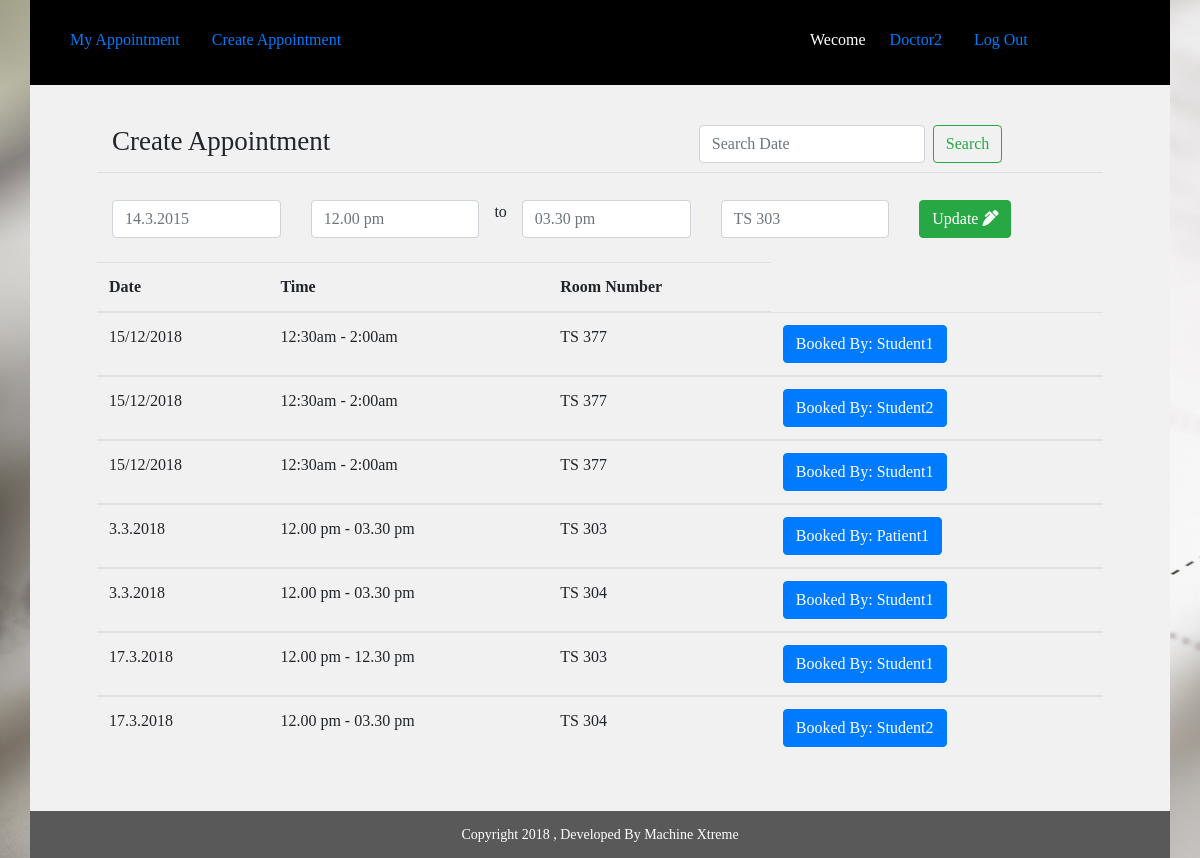
The page /teacher/create_appointment/update/3/ (signed in) on the database its author committed.
### teacher/models.py (models this page shows, shortened)
class Appointment(models.Model):
	user=models.ForeignKey(settings.AUTH_USER_MODEL,blank=True, null=True,on_delete=models.DO_NOTHING)
	date=models.CharField(max_length=50)
	time_start=models.CharField(max_length=50)
	time_end=models.CharField(max_length=50)
	room_number=models.CharField(max_length=50)
	appointment_with=models.CharField(max_length=50,blank=True)
	update_time=models.DateField(auto_now=True, auto_now_add=False)
	frist_time=models.DateField(auto_now=False, auto_now_add=True)

### teacher/views.py (the view)
# urls.py: path('create_appointment/update/<int:id>/', teacher_appointment_update,name='teacher_appointment_update'),
def teacher_appointment_update(request,id):
	group_name=Group.objects.all().filter(user = request.user)# get logget user grouped name
	group_name=str(group_name[0]) # convert to string
	if "Doctor" == group_name:
		user_name=request.user.get_username()#Getting Username
		appointment_list = Appointment.objects.all().order_by("-id").filter(user=request.user)
		q=request.GET.get("q") #search start
		if q:
			appointment_list=appointment_list.filter(date__icontains=q)
		else:
			appointment_list = appointment_list #search end
		single_appointment=ingle_appointment= Appointment.objects.get(id=id)
		form = AppointmentForm(request.POST or None, instance=single_appointment)
		if form.is_valid():
			    saving=form.save(commit=False)
			    saving.user=request.user
			    saving.save()
			    messages.success(request, 'Post Created Sucessfully')
			    return redirect('http://127.0.0.1:8000/teacher/create_appointment/')
		appointments= {
		    "query": appointment_list,
		    "user_name":user_name,
		    "form":form,
		}
		return render(request, 'teacher_appointment_update.html', appointments )
	else:
		return redirect('http://127.0.0.1:8000/')

### teacher/forms.py
class AppointmentForm(forms.ModelForm):
	class Meta:
		model=Appointment
		fields=[
		    "date",
		    "time_start",
		    "time_end",
		    "room_number",
		    "appointment_with"
		]

### templates/teacher_appointment_update.html (shortened to what this page needs)
{% extends 'common_teacher.html' %}
{% block common_teacher %}
   <div class="student">
           <div class="container">
          <div class="row min-height">
              <div class="col-sm-12">
                            <div class="row main_boder">
                                <div class="col-sm-7">
                                     <h3 class="appointmnet_list">Create Appointment</h3>
                                </div>
                                <div class="col-sm-5">
                                      <form class="form-inline my-2 my-lg-0" method="GET" action="">
                                          <input class="form-control mr-sm-2" type="text" name="q" placeholder="Search Date" placeholder="Search With Name" aria-label="Search">
                                          <button class="btn btn-outline-success my-2 my-sm-0" type="submit" value="Search">Search</button>
                                       </form>
                                </div>
                            </div>
                          <form method="POST" action="">{% csrf_token %}
                               <div class="row" id="datepairExample">
                                  <div class="col">
                                    <input type="text" class="form-control date start"  name="{{form.date.name}}" required id="id_{{form.date.name}}" placeholder="{{form.date.value}}">
                                  </div>
                                  <div class="col">
                                    <input type="text" class="form-control time start" name="{{form.time_start.name}}" required id="id_{{form.time_start.name}}" required placeholder="{{form.time_start.value}}">
                                  </div> to
                                  <div class="col">
                                    <input type="text" class="form-control time end" name="{{form.time_end.name}}" required id="id_{{form.time_end.name}}" required placeholder="{{form.time_end.value}}">
                                  </div>
                                  <div class="col">
                                    <input type="text" class="form-control" name="{{form.room_number.name}}" required id="id_{{form.room_number.name}}" required placeholder="{{form.room_number.value}}">
                                  </div>
                                  <div class="col">
                                    <button type="submit" class="btn btn-success">Update <i class="fas fa-pen-alt"></i></button>
                                  </div>
                                </div>
                             </form>
                             <br>
      </div>
                             <table class="table">
                                       <thead>
                                        <tr>
                                          <th scope="col">Date</th>
                                          <th scope="col">Time</th>
                                          <th scope="col">Room Number</th>
                                        </tr>
                                      </thead>{% for appoint in query %}
                                      {% if appoint.appointment_with != '' %}
                                      <tbody>
                                        <tr>
                                          <td>{{appoint.date}}</td>
                                          <td>{{appoint.time_start}} - {{appoint.time_end}}</td>
                                          <td>{{appoint.room_number}}</td>
                                          <td><button title="Already booked, Not editable" type="button" class="btn btn-primary">Booked By: {{appoint.appointment_with}}</button></td>
                                        </tr>
                                      </tbody>{% endif %}
                                      {% endfor %}
                              </table>
              </div>
          </div>
      </div>
      <div class="footer">
           <div class="container">
          <div class="row">
              <div class="col-sm-12">
                             Copyright 2018 , Developed By Machine Xtreme
              </div>
          </div>
      </div>
      </div>
{% endblock common_teacher %}

### templates/common_teacher.html
{% extends 'common.html' %}
{% block body %}
   <div class="container ">
   	<div class="row studnet_nav">
   	             <div class="col-sm-8">
						     <ul class="nav nav-pills">
								  <li class="nav-item">
								    <a class="nav-link" href='{% url "teacher_home"%}'>My Appointment</a>
								  </li>
								  <li class="nav-item">
								    <a class="nav-link" href='{% url "teacher_appointment_list"%}'>Create Appointment</a>
								  </li>
							  </ul>
                  </div>
                 <div class="col-sm-4">
					     <ul class="nav nav-pills">
							  <li class="nav-item">
							    <p>Wecome </p>
							  </li>
							  <li class="nav-item">
							    <a class="nav-link" href="#">{{user_name}}</a>
							  </li>
							  <li class="nav-item">
							    <a class="nav-link" href='{% url "logout"%}'>Log Out</a>
							  </li>
						  </ul>
	       		 </div>
	  </div>
    </div>
    {% block common_teacher %}
    {% endblock common_teacher %}
{% endblock %}

### static/css/style.css (style rules this page uses)
.login { height: 723px; background: url(image/background.jpg); }
.row.studnet_nav { background: hsl(0, 0%, 16%); PADDING: 5PX; }
.row.studnet_nav { background: black; color: white; padding: 9px; padding-top: 20px; }
h3.appointmnet_list { padding: 19px 0px 10px 0px; font-weight: normal; font-size: 27px; }
.student .row { background: #f1f1f1; }
body { font-family: cursive;!important }
.footer .row { background: #595959; text-align: center; font-size: 14px; color: white; padding: 13px; }
li.nav-item p { padding: 8px; }
h3.appointmnet_list { padding: 19px 0px 6px 0px; margin-bottom: 27px; font-weight: normal; font-size: 27px; }
.min-height h3.appointmnet_list { padding: 0px 0px 6px 0px; margin-bottom: 9px; font-weight: normal; font-size: 27px; }
.row.min-height { background: #f1f1f1; padding: 20px 67px 36px 67px; }
.row.main_boder { margin-bottom: 27px; border-bottom: 1px solid #00000014; }
.row.min-height { background: #f1f1f1; padding: 40px 67px 36px 67px; min-height: 591px; }
.main_boder { border-bottom: 1px solid #00000014; }

### rows shown on the page
Appointment: date "14.3.2015", time_start "12.00 pm", time_end "03.30 pm", room_number "TS 303"
Appointment: date "15/12/2018", time_start "12:30am", time_end "2:00am", room_number "TS 377", appointment_with "Student1"
Appointment: date "15/12/2018", time_start "12:30am", time_end "2:00am", room_number "TS 377", appointment_with "Student2"
Appointment: date "15/12/2018", time_start "12:30am", time_end "2:00am", room_number "TS 377", appointment_with "Student1"
Appointment: date "3.3.2018", time_start "12.00 pm", time_end "03.30 pm", room_number "TS 303", appointment_with "Patient1"
Appointment: date "3.3.2018", time_start "12.00 pm", time_end "03.30 pm", room_number "TS 304", appointment_with "Student1"
Appointment: date "17.3.2018", time_start "12.00 pm", time_end "12.30 pm", room_number "TS 303", appointment_with "Student1"
Appointment: date "17.3.2018", time_start "12.00 pm", time_end "03.30 pm", room_number "TS 304", appointment_with "Student2"

### other values the page prints
{{ user_name }} "Doctor2"
